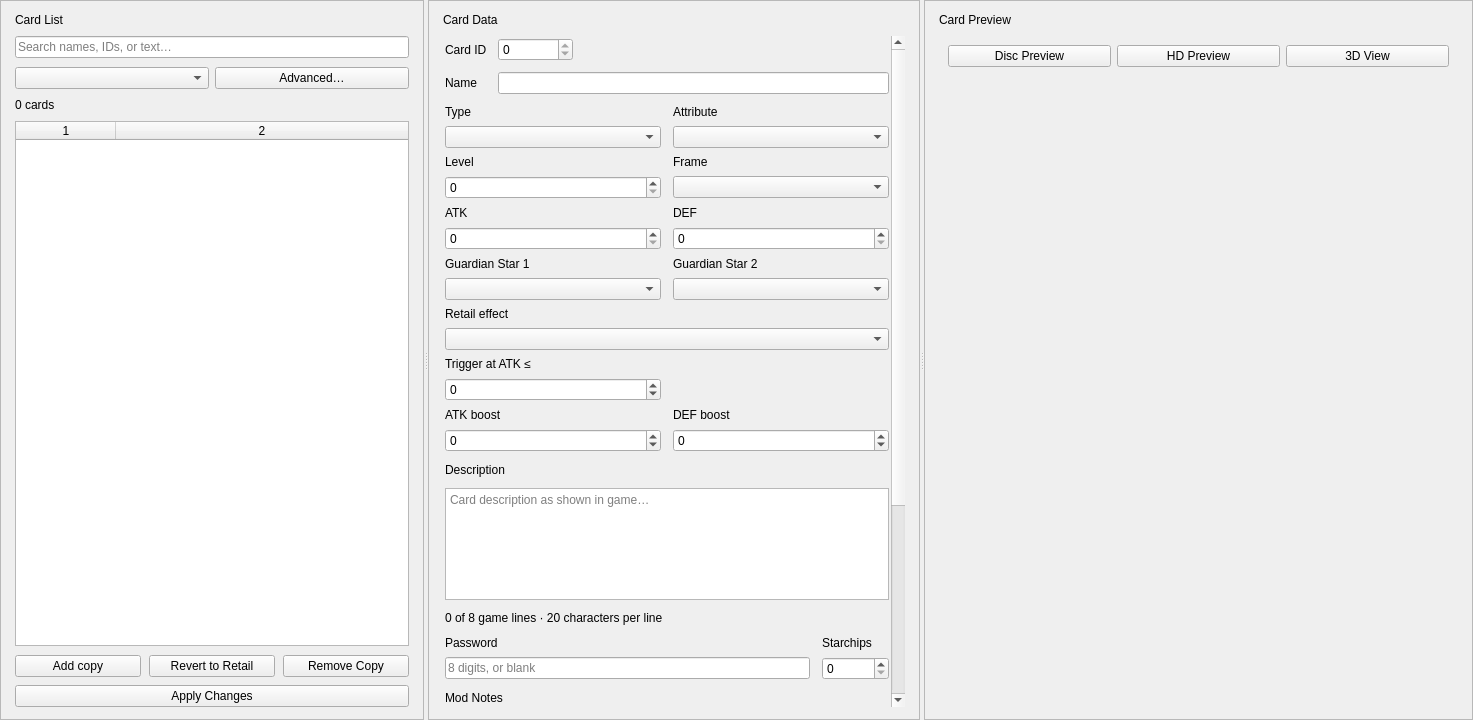
<?xml version="1.0" encoding="UTF-8"?>
<ui version="4.0">
 <class>CardsPage</class>
 <widget class="QWidget" name="CardsPage">
  <property name="geometry">
   <rect>
    <x>0</x>
    <y>0</y>
    <width>1473</width>
    <height>720</height>
   </rect>
  </property>
  <property name="windowTitle">
   <string>Cards</string>
  </property>
  <layout class="QVBoxLayout" name="pageLayout">
   <property name="leftMargin">
    <number>0</number>
   </property>
   <property name="topMargin">
    <number>0</number>
   </property>
   <property name="rightMargin">
    <number>0</number>
   </property>
   <property name="bottomMargin">
    <number>0</number>
   </property>
   <item>
    <widget class="QSplitter" name="cardsSplitter">
     <property name="orientation">
      <enum>Qt::Orientation::Horizontal</enum>
     </property>
     <property name="childrenCollapsible">
      <bool>false</bool>
     </property>
     <widget class="QFrame" name="cardListPanel">
      <property name="minimumSize">
       <size>
        <width>260</width>
        <height>0</height>
       </size>
      </property>
      <property name="frameShape">
       <enum>QFrame::Shape::StyledPanel</enum>
      </property>
      <property name="frameShadow">
       <enum>QFrame::Shadow::Plain</enum>
      </property>
      <layout class="QVBoxLayout" name="listPanelLayout">
       <property name="spacing">
        <number>9</number>
       </property>
       <property name="leftMargin">
        <number>14</number>
       </property>
       <property name="topMargin">
        <number>12</number>
       </property>
       <property name="rightMargin">
        <number>14</number>
       </property>
       <property name="bottomMargin">
        <number>12</number>
       </property>
       <item>
        <widget class="QLabel" name="listTitle">
         <property name="text">
          <string>Card List</string>
         </property>
        </widget>
       </item>
       <item>
        <widget class="QLineEdit" name="cardSearchEdit">
         <property name="placeholderText">
          <string>Search names, IDs, or text…</string>
         </property>
         <property name="clearButtonEnabled">
          <bool>true</bool>
         </property>
        </widget>
       </item>
       <item>
        <layout class="QHBoxLayout" name="cardFilterRowLayout">
         <property name="spacing">
          <number>6</number>
         </property>
         <property name="leftMargin">
          <number>0</number>
         </property>
         <property name="topMargin">
          <number>0</number>
         </property>
         <property name="rightMargin">
          <number>0</number>
         </property>
         <property name="bottomMargin">
          <number>0</number>
         </property>
         <item>
          <widget class="QComboBox" name="cardFilterCombo">
           <property name="toolTip">
            <string>Filter the card list</string>
           </property>
          </widget>
         </item>
         <item>
          <widget class="QPushButton" name="advancedCardFilterButton">
           <property name="toolTip">
            <string>Filter by card type, attribute, and stat ranges</string>
           </property>
           <property name="text">
            <string>Advanced…</string>
           </property>
          </widget>
         </item>
        </layout>
       </item>
       <item>
        <widget class="QLabel" name="cardCountLabel">
         <property name="text">
          <string>0 cards</string>
         </property>
        </widget>
       </item>
       <item>
        <widget class="QTableWidget" name="cardTable">
         <property name="minimumSize">
          <size>
           <width>0</width>
           <height>260</height>
          </size>
         </property>
         <property name="rowCount">
          <number>0</number>
         </property>
         <property name="columnCount">
          <number>2</number>
         </property>
         <property name="supportedDragActions">
          <set>Qt::DropAction::MoveAction</set>
         </property>
         <attribute name="horizontalHeaderMinimumSectionSize">
          <number>30</number>
         </attribute>
         <attribute name="horizontalHeaderStretchLastSection">
          <bool>true</bool>
         </attribute>
         <attribute name="verticalHeaderVisible">
          <bool>false</bool>
         </attribute>
         <column/>
         <column/>
        </widget>
       </item>
       <item>
        <layout class="QVBoxLayout" name="cardActionsLayout">
         <property name="spacing">
          <number>8</number>
         </property>
         <item>
          <layout class="QHBoxLayout" name="cardActionsRow">
           <property name="spacing">
            <number>8</number>
           </property>
           <item>
            <widget class="QPushButton" name="addCopyButton">
             <property name="text">
              <string>Add copy</string>
             </property>
            </widget>
           </item>
           <item>
            <widget class="QPushButton" name="revertButton">
             <property name="text">
              <string>Revert to Retail</string>
             </property>
            </widget>
           </item>
           <item>
            <widget class="QPushButton" name="removeCopyButton">
             <property name="text">
              <string>Remove Copy</string>
             </property>
            </widget>
           </item>
          </layout>
         </item>
         <item>
          <widget class="QPushButton" name="applyButton">
           <property name="text">
            <string>Apply Changes</string>
           </property>
          </widget>
         </item>
        </layout>
       </item>
      </layout>
     </widget>
     <widget class="QFrame" name="cardDataPanel">
      <property name="minimumSize">
       <size>
        <width>390</width>
        <height>0</height>
       </size>
      </property>
      <property name="frameShape">
       <enum>QFrame::Shape::StyledPanel</enum>
      </property>
      <property name="frameShadow">
       <enum>QFrame::Shadow::Plain</enum>
      </property>
      <layout class="QVBoxLayout" name="dataPanelLayout">
       <property name="spacing">
        <number>9</number>
       </property>
       <property name="leftMargin">
        <number>14</number>
       </property>
       <property name="topMargin">
        <number>12</number>
       </property>
       <property name="rightMargin">
        <number>14</number>
       </property>
       <property name="bottomMargin">
        <number>12</number>
       </property>
       <item>
        <widget class="QLabel" name="dataTitle">
         <property name="text">
          <string>Card Data</string>
         </property>
        </widget>
       </item>
       <item>
        <widget class="QScrollArea" name="cardDataScroll">
         <property name="frameShape">
          <enum>QFrame::Shape::NoFrame</enum>
         </property>
         <property name="widgetResizable">
          <bool>true</bool>
         </property>
         <widget class="QWidget" name="cardDataContents">
          <property name="geometry">
           <rect>
            <x>0</x>
            <y>0</y>
            <width>475</width>
            <height>964</height>
           </rect>
          </property>
          <layout class="QVBoxLayout" name="cardFieldsLayout">
           <property name="spacing">
            <number>11</number>
           </property>
           <property name="leftMargin">
            <number>2</number>
           </property>
           <property name="topMargin">
            <number>2</number>
           </property>
           <property name="rightMargin">
            <number>2</number>
           </property>
           <property name="bottomMargin">
            <number>8</number>
           </property>
           <item>
            <layout class="QFormLayout" name="identityForm">
             <property name="fieldGrowthPolicy">
              <enum>QFormLayout::FieldGrowthPolicy::AllNonFixedFieldsGrow</enum>
             </property>
             <item row="0" column="0">
              <widget class="QLabel" name="cardIdLabel">
               <property name="text">
                <string>Card ID</string>
               </property>
              </widget>
             </item>
             <item row="0" column="1">
              <widget class="QSpinBox" name="cardIdSpinBox">
               <property name="enabled">
                <bool>true</bool>
               </property>
               <property name="sizePolicy">
                <sizepolicy hsizetype="Expanding" vsizetype="Fixed">
                 <horstretch>0</horstretch>
                 <verstretch>0</verstretch>
                </sizepolicy>
               </property>
               <property name="maximumSize">
                <size>
                 <width>75</width>
                 <height>16777215</height>
                </size>
               </property>
               <property name="wrapping">
                <bool>false</bool>
               </property>
               <property name="frame">
                <bool>true</bool>
               </property>
               <property name="readOnly">
                <bool>true</bool>
               </property>
               <property name="maximum">
                <number>32766</number>
               </property>
              </widget>
             </item>
             <item row="1" column="1">
              <widget class="QLineEdit" name="nameEdit">
               <property name="maximumSize">
                <size>
                 <width>405</width>
                 <height>16777215</height>
                </size>
               </property>
              </widget>
             </item>
             <item row="1" column="0">
              <widget class="QLabel" name="nameLabel">
               <property name="text">
                <string>Name</string>
               </property>
              </widget>
             </item>
            </layout>
           </item>
           <item>
            <layout class="QGridLayout" name="statsGrid">
             <property name="horizontalSpacing">
              <number>12</number>
             </property>
             <property name="verticalSpacing">
              <number>7</number>
             </property>
             <item row="8" column="1">
              <widget class="QComboBox" name="guardian2Combo"/>
             </item>
             <item row="7" column="0">
              <widget class="QLabel" name="guardian1Label">
               <property name="text">
                <string>Guardian Star 1</string>
               </property>
              </widget>
             </item>
             <item row="7" column="1">
              <widget class="QLabel" name="guardian2Label">
               <property name="text">
                <string>Guardian Star 2</string>
               </property>
              </widget>
             </item>
             <item row="1" column="1">
              <widget class="QComboBox" name="attributeCombo"/>
             </item>
             <item row="4" column="0">
              <widget class="QLabel" name="attackLabel">
               <property name="text">
                <string>ATK</string>
               </property>
              </widget>
             </item>
             <item row="3" column="1">
              <widget class="QComboBox" name="frameCombo"/>
             </item>
             <item row="8" column="0">
              <widget class="QComboBox" name="guardian1Combo"/>
             </item>
             <item row="2" column="0">
              <widget class="QLabel" name="levelLabel">
               <property name="text">
                <string>Level</string>
               </property>
              </widget>
             </item>
             <item row="0" column="1">
              <widget class="QLabel" name="attributeLabel">
               <property name="text">
                <string>Attribute</string>
               </property>
              </widget>
             </item>
             <item row="5" column="0">
              <widget class="QSpinBox" name="attackSpinBox">
               <property name="maximum">
                <number>5110</number>
               </property>
               <property name="singleStep">
                <number>10</number>
               </property>
              </widget>
             </item>
             <item row="3" column="0">
              <widget class="QSpinBox" name="levelSpinBox">
               <property name="maximum">
                <number>12</number>
               </property>
              </widget>
             </item>
             <item row="0" column="0">
              <widget class="QLabel" name="typeLabel">
               <property name="text">
                <string>Type</string>
               </property>
              </widget>
             </item>
             <item row="1" column="0">
              <widget class="QComboBox" name="typeCombo"/>
             </item>
             <item row="5" column="1">
              <widget class="QSpinBox" name="defenseSpinBox">
               <property name="maximum">
                <number>5110</number>
               </property>
               <property name="singleStep">
                <number>10</number>
               </property>
              </widget>
             </item>
             <item row="4" column="1">
              <widget class="QLabel" name="defenseLabel">
               <property name="text">
                <string>DEF</string>
               </property>
              </widget>
             </item>
             <item row="2" column="1">
              <widget class="QLabel" name="frameLabel">
               <property name="text">
                <string>Frame</string>
               </property>
              </widget>
             </item>
             <item row="9" column="0" colspan="2">
              <widget class="QLabel" name="effectLabel">
               <property name="text">
                <string>Retail effect</string>
               </property>
              </widget>
             </item>
             <item row="10" column="0" colspan="2">
              <widget class="QComboBox" name="effectCombo"/>
             </item>
             <item row="11" column="0" colspan="2">
              <widget class="QLabel" name="trapThresholdLabel">
               <property name="text">
                <string>Trigger at ATK ≤</string>
               </property>
              </widget>
             </item>
             <item row="13" column="0">
              <widget class="QLabel" name="equipAttackLabel">
               <property name="text">
                <string>ATK boost</string>
               </property>
              </widget>
             </item>
             <item row="13" column="1">
              <widget class="QLabel" name="equipDefenseLabel">
               <property name="text">
                <string>DEF boost</string>
               </property>
              </widget>
             </item>
             <item row="14" column="0">
              <widget class="QSpinBox" name="equipAttackSpin">
               <property name="minimum">
                <number>-32768</number>
               </property>
               <property name="maximum">
                <number>32767</number>
               </property>
               <property name="singleStep">
                <number>100</number>
               </property>
              </widget>
             </item>
             <item row="14" column="1">
              <widget class="QSpinBox" name="equipDefenseSpin">
               <property name="minimum">
                <number>-32768</number>
               </property>
               <property name="maximum">
                <number>32767</number>
               </property>
               <property name="singleStep">
                <number>100</number>
               </property>
              </widget>
             </item>
             <item row="12" column="0">
              <widget class="QSpinBox" name="trapThresholdSpin">
               <property name="minimum">
                <number>-1</number>
               </property>
               <property name="maximum">
                <number>65535</number>
               </property>
               <property name="singleStep">
                <number>50</number>
               </property>
              </widget>
             </item>
            </layout>
           </item>
           <item>
            <widget class="QLabel" name="descriptionLabel">
             <property name="text">
              <string>Description</string>
             </property>
            </widget>
           </item>
           <item>
            <widget class="QTextEdit" name="descriptionEdit">
             <property name="minimumSize">
              <size>
               <width>0</width>
               <height>112</height>
              </size>
             </property>
             <property name="placeholderText">
              <string>Card description as shown in game…</string>
             </property>
            </widget>
           </item>
           <item>
            <widget class="QLabel" name="descriptionStatusLabel">
             <property name="text">
              <string>0 of 8 game lines · 20 characters per line</string>
             </property>
            </widget>
           </item>
           <item>
            <layout class="QGridLayout" name="passwordGrid">
             <property name="horizontalSpacing">
              <number>12</number>
             </property>
             <property name="verticalSpacing">
              <number>7</number>
             </property>
             <item row="0" column="0">
              <widget class="QLabel" name="passwordLabel">
               <property name="text">
                <string>Password</string>
               </property>
              </widget>
             </item>
             <item row="0" column="1">
              <widget class="QLabel" name="starchipsLabel">
               <property name="text">
                <string>Starchips</string>
               </property>
              </widget>
             </item>
             <item row="1" column="0">
              <widget class="QLineEdit" name="passwordEdit">
               <property name="placeholderText">
                <string>8 digits, or blank</string>
               </property>
              </widget>
             </item>
             <item row="1" column="1">
              <widget class="QSpinBox" name="starchipsSpin">
               <property name="maximum">
                <number>999999</number>
               </property>
               <property name="toolTip">
                <string>What the Password screen charges for this card.</string>
               </property>
              </widget>
             </item>
            </layout>
           </item>
           <item>
            <widget class="QLabel" name="notesLabel">
             <property name="text">
              <string>Mod Notes</string>
             </property>
            </widget>
           </item>
           <item>
            <widget class="QTextEdit" name="notesEdit">
             <property name="maximumSize">
              <size>
               <width>16777215</width>
               <height>84</height>
              </size>
             </property>
             <property name="placeholderText">
              <string>Private notes about this card</string>
             </property>
            </widget>
           </item>
           <item>
            <widget class="QFrame" name="addedCardPanel">
             <property name="frameShape">
              <enum>QFrame::Shape::StyledPanel</enum>
             </property>
             <layout class="QVBoxLayout" name="addedCardLayout">
              <item>
               <widget class="QLabel" name="addedCardTitle">
                <property name="text">
                 <string>Added Card Settings</string>
                </property>
               </widget>
              </item>
              <item>
               <widget class="QLabel" name="stableIDlabel">
                <property name="text">
                 <string>Stable ID</string>
                </property>
               </widget>
              </item>
              <item>
               <widget class="QLineEdit" name="stableKeyEdit">
                <property name="placeholderText">
                 <string>Stable card key</string>
                </property>
               </widget>
              </item>
              <item>
               <widget class="QCheckBox" name="dropsCheckBox">
                <property name="text">
                 <string>Can be won in its base card’s place</string>
                </property>
               </widget>
              </item>
              <item>
               <widget class="QCheckBox" name="opponentsCheckBox">
                <property name="text">
                 <string>Opponent decks can deal it in its base card’s place</string>
                </property>
               </widget>
              </item>
              <item>
               <widget class="QLabel" name="baseCardInfoLabel">
                <property name="text">
                 <string/>
                </property>
               </widget>
              </item>
             </layout>
            </widget>
           </item>
           <item>
            <widget class="QLabel" name="validationLabel">
             <property name="text">
              <string/>
             </property>
             <property name="wordWrap">
              <bool>true</bool>
             </property>
            </widget>
           </item>
           <item>
            <spacer name="dataBottomSpacer">
             <property name="orientation">
              <enum>Qt::Orientation::Vertical</enum>
             </property>
             <property name="sizeHint" stdset="0">
              <size>
               <width>20</width>
               <height>20</height>
              </size>
             </property>
            </spacer>
           </item>
          </layout>
         </widget>
        </widget>
       </item>
      </layout>
     </widget>
     <widget class="QFrame" name="cardPreviewPanel">
      <property name="minimumSize">
       <size>
        <width>390</width>
        <height>0</height>
       </size>
      </property>
      <property name="frameShape">
       <enum>QFrame::Shape::StyledPanel</enum>
      </property>
      <property name="frameShadow">
       <enum>QFrame::Shadow::Plain</enum>
      </property>
      <layout class="QVBoxLayout" name="previewPanelLayout">
       <property name="spacing">
        <number>9</number>
       </property>
       <property name="leftMargin">
        <number>14</number>
       </property>
       <property name="topMargin">
        <number>12</number>
       </property>
       <property name="rightMargin">
        <number>14</number>
       </property>
       <property name="bottomMargin">
        <number>12</number>
       </property>
       <item>
        <widget class="QLabel" name="previewTitle">
         <property name="text">
          <string>Card Preview</string>
         </property>
        </widget>
       </item>
       <item>
        <widget class="QWidget" name="widget" native="true">
         <property name="sizePolicy">
          <sizepolicy hsizetype="Minimum" vsizetype="Minimum">
           <horstretch>0</horstretch>
           <verstretch>0</verstretch>
          </sizepolicy>
         </property>
         <layout class="QGridLayout" name="gridLayout">
          <item row="0" column="2">
           <widget class="QPushButton" name="discPreviewButton">
            <property name="sizePolicy">
             <sizepolicy hsizetype="Preferred" vsizetype="Preferred">
              <horstretch>0</horstretch>
              <verstretch>0</verstretch>
             </sizepolicy>
            </property>
            <property name="text">
             <string>Disc Preview</string>
            </property>
           </widget>
          </item>
          <item row="0" column="3">
           <widget class="QPushButton" name="hdPreviewButton">
            <property name="sizePolicy">
             <sizepolicy hsizetype="Preferred" vsizetype="Preferred">
              <horstretch>0</horstretch>
              <verstretch>0</verstretch>
             </sizepolicy>
            </property>
            <property name="text">
             <string>HD Preview</string>
            </property>
           </widget>
          </item>
          <item row="0" column="4">
           <widget class="QPushButton" name="modelPreviewButton">
            <property name="text"><string>3D View</string></property>
            <property name="toolTip"><string>View the card's in-game 3D model</string></property>
           </widget>
          </item>
         </layout>
        </widget>
       </item>
       <item>
        <widget class="QLabel" name="previewImageLabel">
         <property name="sizePolicy">
          <sizepolicy hsizetype="Expanding" vsizetype="Expanding">
           <horstretch>1</horstretch>
           <verstretch>1</verstretch>
          </sizepolicy>
         </property>
         <property name="minimumSize">
          <size>
           <width>360</width>
           <height>200</height>
          </size>
         </property>
         <property name="text">
          <string/>
         </property>
         <property name="scaledContents">
          <bool>false</bool>
         </property>
         <property name="alignment">
          <set>Qt::AlignmentFlag::AlignCenter</set>
         </property>
        </widget>
       </item>
      </layout>
     </widget>
    </widget>
   </item>
  </layout>
 </widget>
 <resources/>
 <connections/>
</ui>
